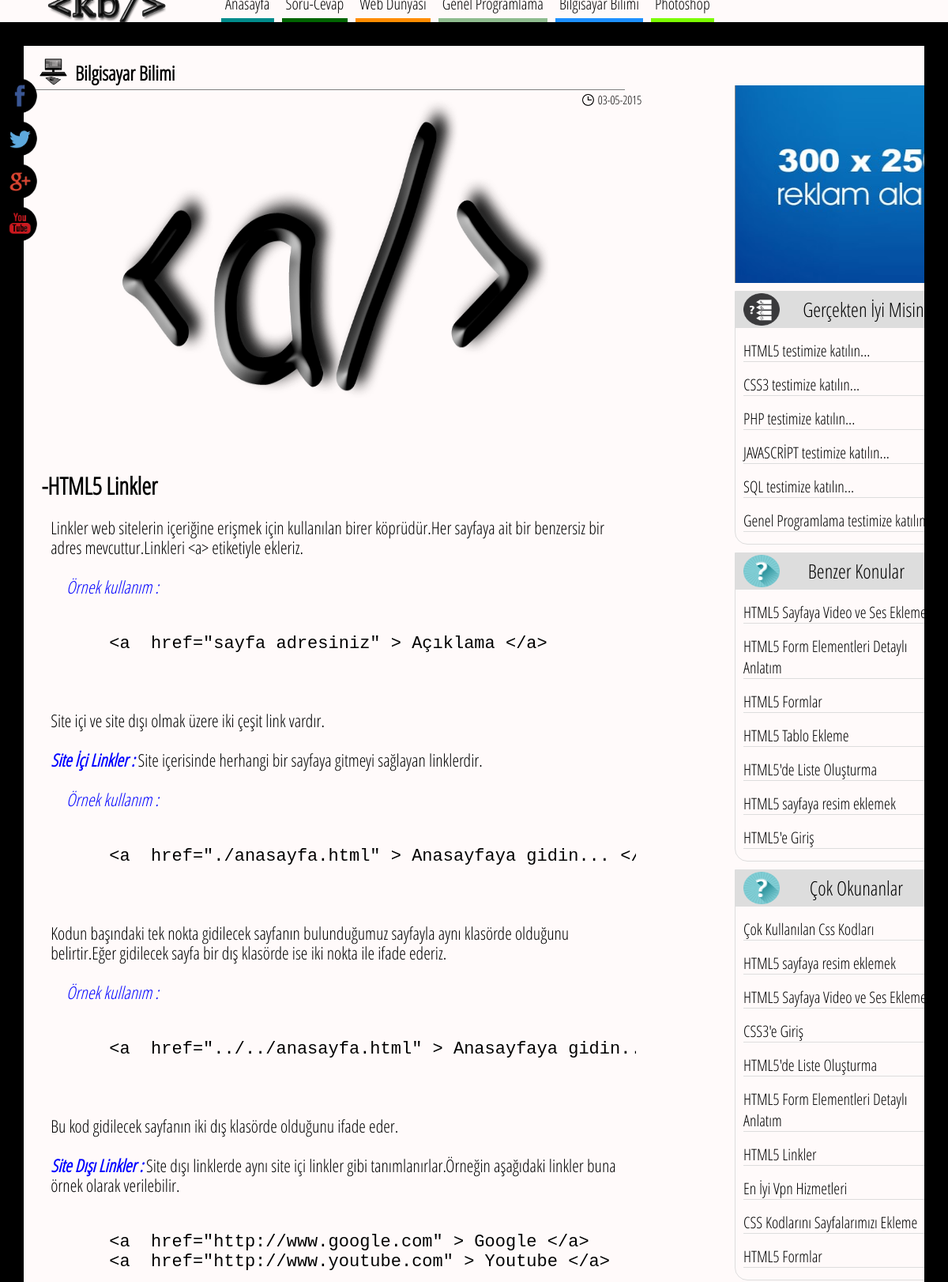
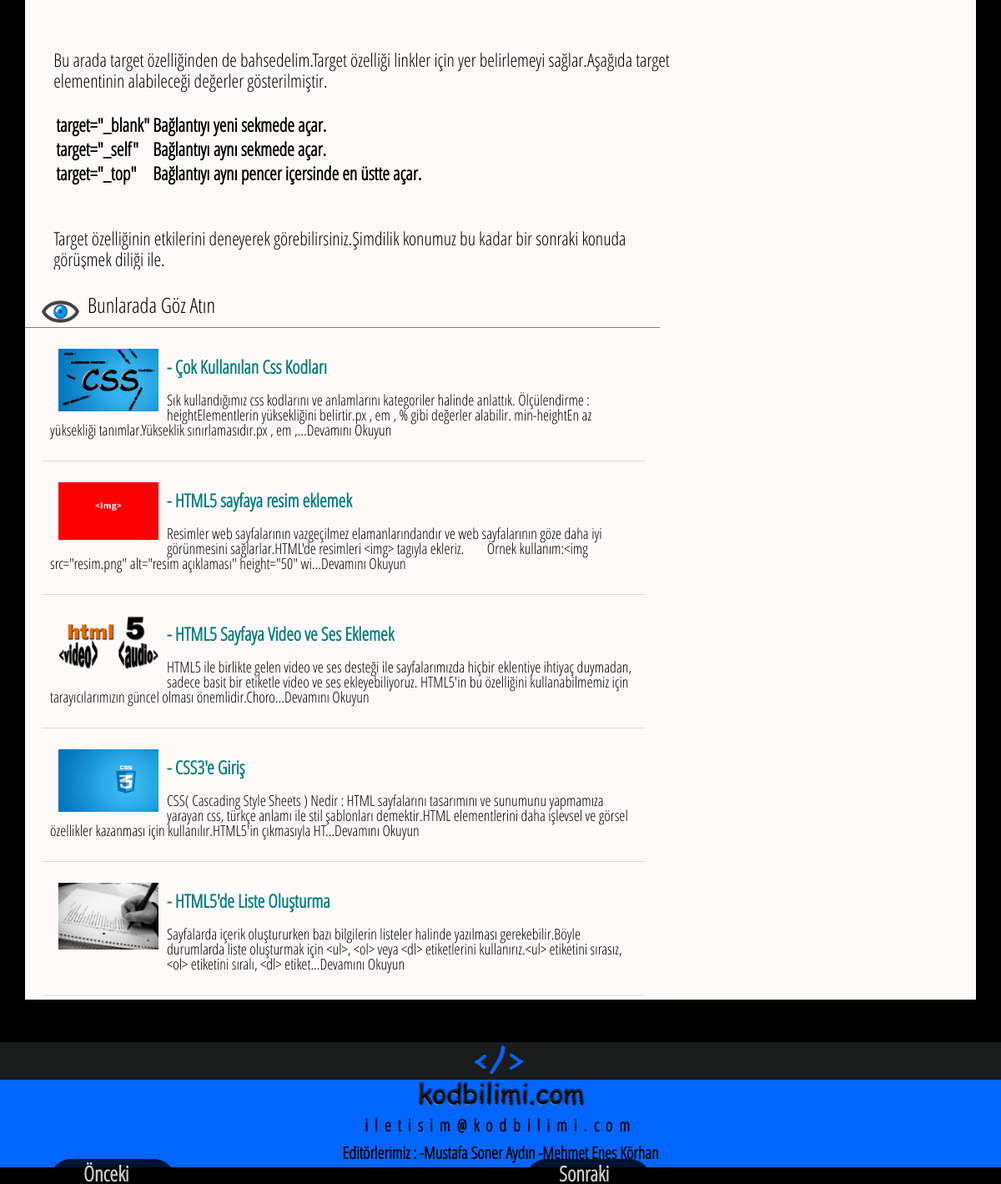
/bilgisayar_bilimi/html5-linkler-t4.html, run on the app's committed database (2 pictures, top to bottom).
### tables this page shows
CREATE TABLE IF NOT EXISTS `konular` (
  `konu_id` int(11) NOT NULL AUTO_INCREMENT,
  `yayin_tarihi` timestamp NOT NULL DEFAULT CURRENT_TIMESTAMP,
  `konu_baslik` text NOT NULL,
  `konu_icerik` text NOT NULL,
  `kategori` text NOT NULL,
  `okunma` int(11) NOT NULL,
  `alt_kategori` varchar(80) NOT NULL,
  `konu_resmi` varchar(80) NOT NULL,
  PRIMARY KEY (`konu_id`)
);

### bilgisayar_bilimi/konu.php (the view, shortened to what this page needs)
<?php
	$id = $_GET['t'];
    $id = mysql_real_escape_string($id);
    $sqlsorgu = mysql_query("SELECT * FROM konular where konu_id=".$id."");
	$yazdir=mysql_fetch_array($sqlsorgu);
	$metin =$yazdir['konu_baslik'];
	$cevap=$yazdir['konu_icerik'];
	$kategorigenel=$yazdir['kategori'];
	$kategori=$yazdir['alt_kategori'];
?>
<!DOCTYPE html>
<html lang="tr-TR">
 <head>
  <link href='../kodlar/font.css' rel='stylesheet' type='text/css' />
  <link rel="stylesheet" type="text/css" href="../kodlar/konu_tasarim.css" />
 </head>
 <body style="margin-top:<?php $tar=$_SERVER['HTTP_USER_AGENT']; if(stripos($tar,"firefox")){echo "-23px";} else{echo "-20px";} ?>;" >
  <?php
   include("../kodlar/menu.php");echo '<style>#menu{position:fixed;}</style>';
   include("../kodlar/icon_socials.php");
   $newdate = date("d-m-Y", strtotime($yazdir['yayin_tarihi']));
  ?>
  <br />
  <section>
   <div id ="ana">
    <div id="icerik">
     <div class="anabaslik"><img src="../img/pc.png" alt="pc simgesi" width="35" height="35" style="margin-top:15px;margin-right:10px;margin-bottom:5px;float:left;" /><h3 style="font-size:25px;line-height:18px;margin-bottom:5px;"> Bilgisayar Bilimi</h3></div>
	 <img class="soru_resmi" src="<?php echo $yazdir['konu_resmi']; ?>" alt="<?php echo $yazdir['konu_baslik']; ?>" width="80%" height="450" />
	 <?php
	 echo '<img style="float:left;position:relaitive;margin-right:5px;" src="../img/zaman.png" alt="zaman simgesi" width="15" height="15" /><p class="tarih" style="float:left;position:relaitive;margin-right:25px;">'.$newdate.'</p><h1 class="soru">-'.$metin.'</h1>';
	 echo '<div class="cevap"> '.$cevap.'</div>';
	 ?>
	  <div class="anabaslik"><img src="../img/göz.png" alt="göz simgesi" width="45" height="27" style="margin-top:37px;margin-right:10px;margin-bottom:5px;float:left;" /><h4 style="font-size:25px;line-height:18px;font-weight:lighter;margin-bottom:5px;"> Bunlarada Göz Atın</h4></div>
	    <div class="konular">
		    <?php
			$sqlsorgu = mysql_query("SELECT * FROM konular where kategori='".$kategorigenel."' Order By okunma desc limit 5");
            while($yazdir=mysql_fetch_array($sqlsorgu)){
            $metin = $yazdir['konu_baslik'];
	        $id2 = $yazdir['konu_id'];
			$dosya=$yazdir['konu_resmi'];
	        if($id2!=$id){
            $url=seo($metin);
	        echo '<a class="menu_link2" href="../'.$kategorigenel.'/'.$url.'-t'.$id2.'.html" title="'.$metin.'"><div class="konu"><img class="resim" src="'.$dosya.'"  alt="'.$metin.'" width="120" /><h3 class="konu_baslik"> - '.$metin.'</h3><p class="konu_aciklama">'.mb_substr(strip_tags($yazdir['konu_icerik']), 0, 250,'UTF-8').'...Devamını Okuyun</p></div></a>';
			}
	        }
			?>
	      </div>
      <?php include("../kodlar/reklam.php"); ?>
	  <?php include("../kodlar/yan_test.php"); ?>
      <?php include("../kodlar/benzer_konular.php"); ?>
	  <?php include("../kodlar/cok_okunanlar.php"); ?>
	</div>
	</div>
    <?php
     function SEO($text) {
     $tr = array('ş','Ş','ı','İ','ğ','Ğ','ü','Ü','ö','Ö','Ç','ç',' ','?','!','*','/','=',':','(',')');
     $eng = array('s','s','i','i','g','g','u','u','o','o','c','c','-','-','-','-','-','-','-','-','-');
     $text = str_replace($tr,$eng,$text);
     $text = strtolower($text);
     return $text;
     }
    ?>
  </section>
  <?php require("../kodlar/footer.php"); ?>
 </body>
</html>

### kodlar/benzer_konular.php (shortened to what this page needs)
<?php
      $sqlsorgu = mysql_query("SELECT * FROM konular Where alt_kategori='".$kategori."' Order By yayin_tarihi desc limit 10");
$ilk=1;
      while($yazdir=mysql_fetch_array($sqlsorgu)){
      $metin = $yazdir['konu_baslik'];
   $id2 = $yazdir['konu_id'];
   if($id2!=$id){
   $konu_basligi=$metin;
      $url=SEO($konu_basligi);
if($ilk==1){$ilk=5;
echo '<div id="yan">
      <h4 class="yanbaslik1">Benzer Konular </h4>';
}else{$ilk=-10;}
$konuresmi=$yazdir['konu_resmi'];
   echo '<a class="menu_link" href="../'.$kategorigenel.'/'.$url.'-t'.$id2.'.html" title="'.$konu_basligi.'"><img src="'.$konuresmi.'" width="50" height="35" alt="'.$konu_basligi.'" style="border-radius:50px;float:right;padding-right:5px;margin-top:'.$ilk.'px" /><h3 class="dikkatceken">'.$konu_basligi.'</h3></a>';
}
   }
if($ilk!=1){echo "</div>";}
  ?>

### kodlar/cok_okunanlar.php (shortened to what this page needs)
<link rel="stylesheet" type="text/css" title="Main" media="screen,print" href="<?php if(isset($durum)){echo '../../kodlar/son_basliklarstil.css';}else{echo '../kodlar/son_basliklarstil.css';} ?>" />
	  <div id="yan">
       <h4 class="yanbaslik1">Çok Okunanlar </h4>
	    <?php
         $sqlsorgu = mysql_query("SELECT * FROM konular Order By okunma desc limit 10");
		 $ilk=1;
         while($yazdir=mysql_fetch_array($sqlsorgu)){
         $metin = $yazdir['konu_baslik'];
	     $id2 = $yazdir['konu_id'];
	     $konu_basligi=$metin;
         $url=SEO($konu_basligi);
		 if($ilk==1){$ilk=5;}else{$ilk=-10;}
		 $konuresmi=$yazdir['konu_resmi'];
	     echo '<a class="menu_link" href="../'.$kategorigenel.'/'.$url.'-t'.$id2.'.html" title="'.$konu_basligi.'"><img src="'.$konuresmi.'" width="50" height="35" alt="'.$konu_basligi.'" style="border-radius:50px;float:right;padding-right:5px;margin-top:'.$ilk.'px" /><h3 class="dikkatceken">'.$konu_basligi.'</h3></a>';
	     }
	    ?>
     </div>

### kodlar/konu_tasarim.css (style rules this page uses)
.soru { width:65%; float:left; overflow:hidden; position:relaitive; font-weight:bold; font-size:30px; margin-left:2%; margin-right:2%; margin-bottom:0px; }
.soru_resmi { float:left; margin-left:5%; width:57%; height:450px; }
.cevap { overflow:hidden; width:65%; float:left; position:relaitive; font-weight:lighter; font-size:22px; margin-top:20px; margin-left:3%; margin-right:3%; line-height:25px; }
.cevap i { color:blue; }
.pre { width:80%; margin-left:10%; margin-right:10%; }
#icerik { font-family:"open sans condensed" ; background-color:snow; overflow:hidden; float:left; position:relaitive; width:100%; height:auto; min-height:900px; box-sizing:border-box; }
#ana { cursor:default; min-height:500px; width:95%; margin:60px auto; font-family:"open sans condansed"; }
.menu_link2,.menu_link { color:black; text-decoration:none; }
.tarih { font-size:15px; color:black; text-align:right; margin-bottom:-5px; margin-top:-3px; }
.dikkatceken { font-size:20px; color:black; margin-left:10px; border-bottom:1px solid #ddd; margin-top:15px; margin-bottom:15px; font-weight:lighter; }
.anabaslik { float:left; width:65%; padding-left:20px; margin-bottom:5px; height:auto; overflow:hidden; border-bottom:1px solid grey; }
.konu_aciklama { color:black;font-size:18px;line-height:18px; }
.konu_baslik { font-size:22px;line-height:18px; }
.konular { position:relaitive; margin:0px 20px; height:auto; width:65%; }
.resim { margin:10px; float:left; }
.konu { float:left; width:95%; padding:10px; margin-bottom:5px; font-size:20px; height:auto; overflow:hidden; transition-duration:0.5s; color:teal; border-bottom:1px solid #ddd; }
body { background-color:black; width:100%; height:100%; margin:auto; padding:auto; }

### kodlar/son_basliklarstil.css (style rules this page uses)
#yan { margin-top:10px; margin-left:900px; font-family:"open sans condensed" ; border-bottom-left-radius:1em; border-bottom-right-radius:1em; background-size:100% 100%; overflow:hidden; width:27%; box-sizing:border-box; -webkit-box-sizing:border-box; border:1px solid #ddd; }
.yanbaslik1 { background-color:#ddd; background-image:url(../img/dikkat.png); background-repeat:no-repeat; text-align:center; font-size:25px; border-bottom:1px inset #ddd; margin:0px; line-height:5px; padding:20px; overflow:auto; font-weight:lighter; background-position:10px; background-size:15% 90%; }

### data on the page
konular: konu_resmi (picture), yayin_tarihi "03-05-2015", konu_baslik "HTML5 Linkler", konu_icerik "Linkler web sitelerin içeriğine erişmek için kullanılan birer köprüdür.Her sayfaya ait bir benzersiz bir adres mevcuttur.Linkleri <a> etiketiyle ekleriz. Örnek kullanım : <a href=\"sayfa adresiniz\" > Açıklama </a> Site içi ve site dışı olmak üzere iki çeşit link vardır. Site İçi Linkler : Site içerisinde herhangi bir sayfaya gitmeyi sağlayan linklerdir. Örnek kullanım : <a href=\"./anasayfa.html\" > Anasayfaya gidin... Kodun başındaki tek nokta gidilecek sayfanın bulunduğumuz sayfayla aynı klasörde olduğunu belirtir.Eğer gidilecek sayfa bir dış klasörde ise iki nokta ile ifade ederiz. Örnek kullanım : <a href=\"../../anasayfa.html\" > Anasayfaya Bu kod gidilecek sayfanın iki dış klasörde…"
konular: konu_resmi (picture), konu_baslik "Çok Kullanılan Css Kodları", konu_icerik "Sık kullandığımız css kodlarını ve anlamlarını kategoriler halinde anlattık. Ölçülendirme : heightElementlerin yüksekliğini belirtir.px , em , % gibi değerler alabilir. min-heightEn az yüksekliği tanımlar.Yükseklik sınırlamasıdır.px , em ,"
konular: konu_resmi (picture), konu_baslik "HTML5 sayfaya resim eklemek", konu_icerik "Resimler web sayfalarının vazgeçilmez elamanlarındandır ve web sayfalarının göze daha iyi görünmesini sağlarlar.HTML'de resimleri <img> tagıyla ekleriz. Örnek kullanım:<img src=\"resim.png\" alt=\"resim açıklaması\" height=\"50\" wi"
konular: konu_resmi (picture), konu_baslik "HTML5 Sayfaya Video ve Ses Eklemek", konu_icerik "HTML5 ile birlikte gelen video ve ses desteği ile sayfalarımızda hiçbir eklentiye ihtiyaç duymadan, sadece basit bir etiketle video ve ses ekleyebiliyoruz. HTML5'in bu özelliğini kullanabilmemiz için tarayıcılarımızın güncel olması önemlidir.Choro", konu_baslik "HTML5 Sayfaya Video ve Ses…"
konular: konu_resmi (picture), konu_baslik "CSS3'e Giriş", konu_icerik "CSS( Cascading Style Sheets ) Nedir : HTML sayfalarını tasarımını ve sunumunu yapmamıza yarayan css, türkçe anlamı ile stil şablonları demektir.HTML elementlerini daha işlevsel ve görsel özellikler kazanması için kullanılır.HTML5'in çıkmasıyla HT"
konular: konu_resmi (picture), konu_baslik "HTML5'de Liste Oluşturma", konu_icerik "Sayfalarda içerik oluştururken bazı bilgilerin listeler halinde yazılması gerekebilir.Böyle durumlarda liste oluşturmak için <ul>, <ol> veya <dl> etiketlerini kullanırız.<ul> etiketini sırasız, <ol> etiketini sıralı, <dl> etiket"
konular: konu_baslik "HTML5 Form Elementleri Detaylı Anlatım"
konular: konu_baslik "HTML5 Formlar"
konular: konu_baslik "HTML5 Tablo Ekleme"
konular: konu_baslik "HTML5'e Giriş"
konular: konu_baslik "En İyi Vpn Hizmetleri"
konular: konu_baslik "CSS Kodlarını Sayfalarımızı Ekleme"
